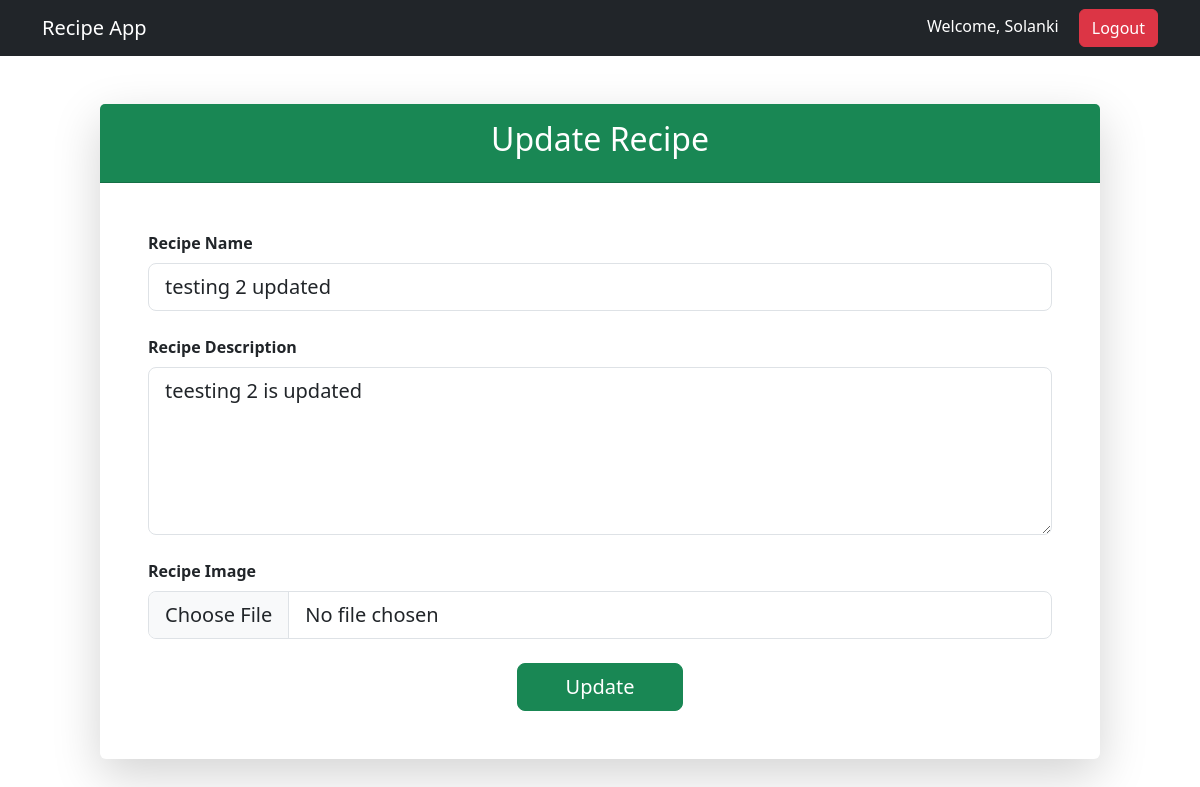
The page /update-rec/11/ (signed in) on the database its author committed.
### vege/models.py (models this page shows)
class Receipe(models.Model):
    user=models.ForeignKey(User , on_delete=models.SET_NULL, null=True , blank=True )
    receipe_name=models.CharField(max_length=100)
    receipe_description=models.TextField()
    receipe_image=models.ImageField(upload_to="uploads")

### vege/views.py (the view, shortened to what this page needs)
# urls.py: path('update-rec/<id>/' ,update_receipe, name="update_receipe" ),
@login_required(login_url="/login/")
def update_receipe(request,id):
    queryset=Receipe.objects.get(id=id)
    context={
        'receipe':queryset
    }
    return render(request,'rec_update.html',context)

### vege/templates/rec_update.html (shortened to what this page needs)
{% extends "base.html" %}
{% block start %}
<div class="container mt-5">
    <div class="card shadow-lg mx-auto border-0" style="max-width: 1000px;">
        <div class="card-header bg-success text-white text-center py-3">
            <h2>Update Recipe</h2>
        </div>
        <div class="card-body p-5">
            <form method="POST" enctype="multipart/form-data">
                <div class="mb-4">
                    <label class="form-label fw-bold">
                        Recipe Name
                    </label>
                    <input
                        type="text"
                        class="form-control form-control-lg"
                        name="recipe_name"
                        placeholder="Enter recipe name"
                        value="{{receipe.receipe_name }}"
                    >
                </div>
                <div class="mb-4">
                    <label class="form-label fw-bold">
                        Recipe Description
                    </label>
                    <textarea
                        class="form-control form-control-lg"
                        name="recipe_description"
                        rows="5"
                        placeholder="Describe your recipe..."
                    >{{receipe.receipe_description }}
                    </textarea>
                </div>
                <div class="mb-4">
                    <label class="form-label fw-bold">
                        Recipe Image
                    </label>
                    <input
                        type="file"
                        class="form-control form-control-lg"
                        name="recipe_image"
                    >
                </div>
                <div class="text-center">
                    <button
                        type="submit"
                        class="btn btn-success btn-lg px-5"
                    >
                        Update
                    </button>
                </div>
            </form>
        </div>
    </div>
</div>
{% endblock %}

### home/templates/base.html (shortened to what this page needs)
<!DOCTYPE html>
<html>
<head>
    <link
        href="https://cdn.jsdelivr.net/npm/bootstrap@5.3.7/dist/css/bootstrap.min.css"
        rel="stylesheet"
    >
</head>
<body>
    <nav class="navbar navbar-expand-lg navbar-dark bg-dark">
        <div class="container">
            <a class="navbar-brand" href="/rec/">
                Recipe App
            </a>
            <div class="ms-auto">
                {% if request.user.is_authenticated %}
                    <span class="text-white me-3">
                        Welcome, {{ request.user.first_name|default:request.user.username }}
                    </span>
                    <a href="/logout/" class="btn btn-danger">
                        Logout
                    </a>
                {% else %}
                    <a href="/login/" class="btn btn-success">
                        Login
                    </a>
                {% endif %}
            </div>
        </div>
    </nav>
    {% block start %}
    {% endblock %}
</body>
</html>

### rows shown on the page
Receipe: recipe_name "testing 2 updated", recipe_description "teesting 2 is updated"

### other values the page prints
{{ request.user.first_name|default:request.user.username }} "Solanki"
